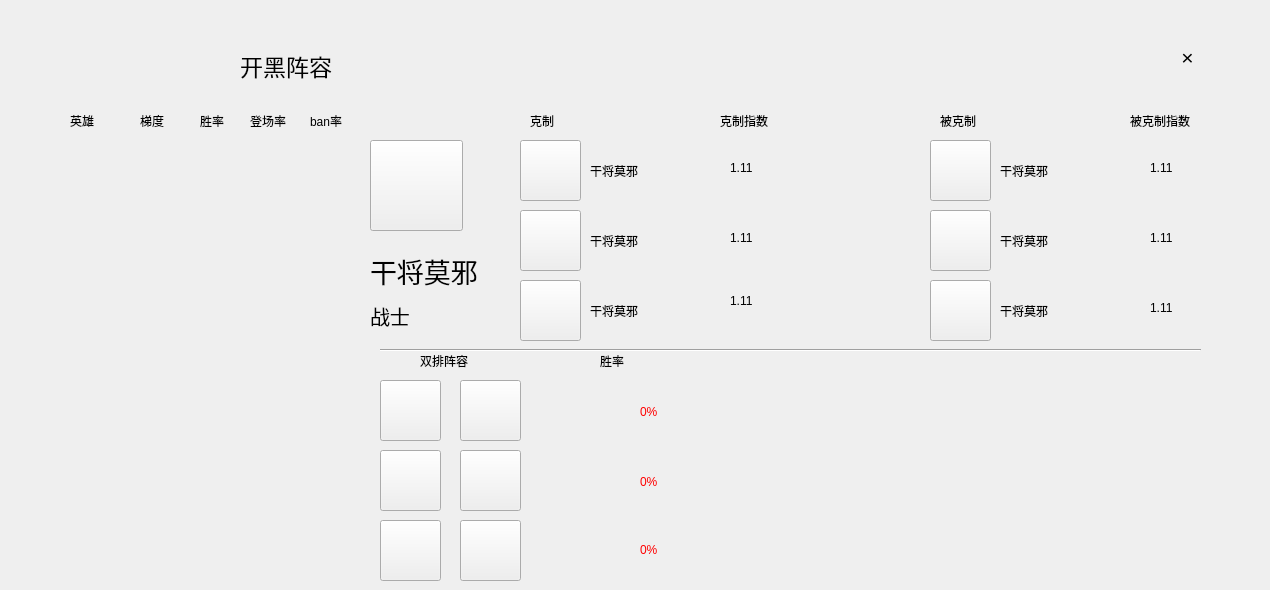
    <widget class="QWidget" name="page_7">
     <widget class="QPushButton" name="pushButton_525_return_3">
      <property name="geometry">
       <rect>
        <x>10</x>
        <y>40</y>
        <width>194</width>
        <height>59</height>
       </rect>
      </property>
      <property name="styleSheet">
       <string notr="true">QPushButton {
  min-width:194px;
  max-width:194px;
  min-height:59px;
  max-height:59px;
  border-width: 0px;
  border-style: outset;
  font-size: 28px;
  border-radius: 0px;
  color: black;
  background-color: transparent;
  border-color: red;
  box-shadow: 0px 0px 0px rgba(0, 0, 127, 255);
  background-image: url(D:/kCal/icon_pic/85923789d31e1c88f5cb6808dd1eb125_back.png);
  image: url(C:/Users/zhangyun/Desktop/icon_pic/85923789d31e1c88f5cb6808dd1eb125_back.png);
}</string>
      </property>
      <property name="text">
       <string/>
      </property>
     </widget>
     <widget class="QLabel" name="label_6">
      <property name="geometry">
       <rect>
        <x>240</x>
        <y>40</y>
        <width>221</width>
        <height>51</height>
       </rect>
      </property>
      <property name="font">
       <font>
        <pointsize>17</pointsize>
       </font>
      </property>
      <property name="text">
       <string>开黑阵容</string>
      </property>
     </widget>
     <widget class="QScrollArea" name="scrollArea_trank">
      <property name="geometry">
       <rect>
        <x>40</x>
        <y>140</y>
        <width>321</width>
        <height>441</height>
       </rect>
      </property>
      <property name="styleSheet">
       <string notr="true">border:0px;</string>
      </property>
      <property name="widgetResizable">
       <bool>true</bool>
      </property>
      <widget class="QWidget" name="scrollAreaWidgetContents_trank">
       <property name="geometry">
        <rect>
         <x>0</x>
         <y>0</y>
         <width>321</width>
         <height>441</height>
        </rect>
       </property>
      </widget>
     </widget>
     <widget class="QLabel" name="label_14">
      <property name="geometry">
       <rect>
        <x>530</x>
        <y>110</y>
        <width>41</width>
        <height>21</height>
       </rect>
      </property>
      <property name="text">
       <string>克制</string>
      </property>
     </widget>
     <widget class="QLabel" name="label_15">
      <property name="geometry">
       <rect>
        <x>940</x>
        <y>110</y>
        <width>91</width>
        <height>21</height>
       </rect>
      </property>
      <property name="text">
       <string>被克制</string>
      </property>
     </widget>
     <widget class="QLabel" name="label_16">
      <property name="geometry">
       <rect>
        <x>720</x>
        <y>110</y>
        <width>72</width>
        <height>21</height>
       </rect>
      </property>
      <property name="text">
       <string>克制指数</string>
      </property>
     </widget>
     <widget class="QLabel" name="label_17">
      <property name="geometry">
       <rect>
        <x>1130</x>
        <y>110</y>
        <width>131</width>
        <height>21</height>
       </rect>
      </property>
      <property name="text">
       <string>被克制指数</string>
      </property>
     </widget>
     <widget class="QPushButton" name="pushButton_kz1">
      <property name="geometry">
       <rect>
        <x>520</x>
        <y>140</y>
        <width>61</width>
        <height>61</height>
       </rect>
      </property>
      <property name="styleSheet">
       <string notr="true"/>
      </property>
      <property name="text">
       <string/>
      </property>
     </widget>
     <widget class="QPushButton" name="pushButton_kz2">
      <property name="geometry">
       <rect>
        <x>520</x>
        <y>210</y>
        <width>61</width>
        <height>61</height>
       </rect>
      </property>
      <property name="text">
       <string/>
      </property>
     </widget>
     <widget class="QPushButton" name="pushButton_kz3">
      <property name="geometry">
       <rect>
        <x>520</x>
        <y>280</y>
        <width>61</width>
        <height>61</height>
       </rect>
      </property>
      <property name="text">
       <string/>
      </property>
     </widget>
     <widget class="QLabel" name="label_kz12">
      <property name="geometry">
       <rect>
        <x>730</x>
        <y>160</y>
        <width>72</width>
        <height>15</height>
       </rect>
      </property>
      <property name="text">
       <string>1.11</string>
      </property>
     </widget>
     <widget class="QPushButton" name="pushButton_kz4">
      <property name="geometry">
       <rect>
        <x>930</x>
        <y>140</y>
        <width>61</width>
        <height>61</height>
       </rect>
      </property>
      <property name="text">
       <string/>
      </property>
     </widget>
     <widget class="QPushButton" name="pushButton_kz5">
      <property name="geometry">
       <rect>
        <x>930</x>
        <y>210</y>
        <width>61</width>
        <height>61</height>
       </rect>
      </property>
      <property name="text">
       <string/>
      </property>
     </widget>
     <widget class="QPushButton" name="pushButton_kz6">
      <property name="geometry">
       <rect>
        <x>930</x>
        <y>280</y>
        <width>61</width>
        <height>61</height>
       </rect>
      </property>
      <property name="text">
       <string/>
      </property>
     </widget>
     <widget class="QLabel" name="label_kz22">
      <property name="geometry">
       <rect>
        <x>730</x>
        <y>230</y>
        <width>72</width>
        <height>15</height>
       </rect>
      </property>
      <property name="text">
       <string>1.11</string>
      </property>
     </widget>
     <widget class="QLabel" name="label_kz32">
      <property name="geometry">
       <rect>
        <x>730</x>
        <y>290</y>
        <width>72</width>
        <height>21</height>
       </rect>
      </property>
      <property name="text">
       <string>1.11</string>
      </property>
     </widget>
     <widget class="QLabel" name="label_kz42">
      <property name="geometry">
       <rect>
        <x>1150</x>
        <y>160</y>
        <width>72</width>
        <height>15</height>
       </rect>
      </property>
      <property name="text">
       <string>1.11</string>
      </property>
     </widget>
     <widget class="QLabel" name="label_kz52">
      <property name="geometry">
       <rect>
        <x>1150</x>
        <y>230</y>
        <width>72</width>
        <height>15</height>
       </rect>
      </property>
      <property name="text">
       <string>1.11</string>
      </property>
     </widget>
     <widget class="QLabel" name="label_kz62">
      <property name="geometry">
       <rect>
        <x>1150</x>
        <y>300</y>
        <width>72</width>
        <height>15</height>
       </rect>
      </property>
      <property name="text">
       <string>1.11</string>
      </property>
     </widget>
     <widget class="QLabel" name="label_24">
      <property name="geometry">
       <rect>
        <x>420</x>
        <y>350</y>
        <width>81</width>
        <height>21</height>
       </rect>
      </property>
      <property name="text">
       <string>双排阵容</string>
      </property>
     </widget>
     <widget class="QPushButton" name="pushButton_df11">
      <property name="geometry">
       <rect>
        <x>380</x>
        <y>380</y>
        <width>61</width>
        <height>61</height>
       </rect>
      </property>
      <property name="text">
       <string/>
      </property>
     </widget>
     <widget class="QPushButton" name="pushButton_df13">
      <property name="geometry">
       <rect>
        <x>380</x>
        <y>450</y>
        <width>61</width>
        <height>61</height>
       </rect>
      </property>
      <property name="text">
       <string/>
      </property>
     </widget>
     <widget class="QPushButton" name="pushButton_df15">
      <property name="geometry">
       <rect>
        <x>380</x>
        <y>520</y>
        <width>61</width>
        <height>61</height>
       </rect>
      </property>
      <property name="text">
       <string/>
      </property>
     </widget>
     <widget class="QPushButton" name="pushButton_df12">
      <property name="geometry">
       <rect>
        <x>460</x>
        <y>380</y>
        <width>61</width>
        <height>61</height>
       </rect>
      </property>
      <property name="text">
       <string/>
      </property>
     </widget>
     <widget class="QPushButton" name="pushButton_df14">
      <property name="geometry">
       <rect>
        <x>460</x>
        <y>450</y>
        <width>61</width>
        <height>61</height>
       </rect>
      </property>
      <property name="text">
       <string/>
      </property>
     </widget>
     <widget class="QPushButton" name="pushButton_df16">
      <property name="geometry">
       <rect>
        <x>460</x>
        <y>520</y>
        <width>61</width>
        <height>61</height>
       </rect>
      </property>
      <property name="text">
       <string/>
      </property>
     </widget>
     <widget class="QLabel" name="label_25">
      <property name="geometry">
       <rect>
        <x>600</x>
        <y>350</y>
        <width>81</width>
        <height>21</height>
       </rect>
      </property>
      <property name="text">
       <string>胜率</string>
      </property>
     </widget>
     <widget class="QProgressBar" name="progressBar_winrate1">
      <property name="geometry">
       <rect>
        <x>640</x>
        <y>392</y>
        <width>481</width>
        <height>41</height>
       </rect>
      </property>
      <property name="styleSheet">
       <string notr="true">QProgressBar{
        border: none;
        color: red;
        text-align: left;
        background: rgb(255,255,255, 0);
}
QProgressBar::chunk {
        border: none;
        background: qlineargradient(spread:pad, x1:1, y1:0, x2:0, y2:0.0113636, stop:0 rgba(0, 190, 0, 255), stop:1 rgba(255, 255, 255, 255));
}</string>
      </property>
      <property name="maximum">
       <number>10000</number>
      </property>
      <property name="value">
       <number>0</number>
      </property>
     </widget>
     <widget class="QProgressBar" name="progressBar_winrate2">
      <property name="geometry">
       <rect>
        <x>640</x>
        <y>462</y>
        <width>481</width>
        <height>41</height>
       </rect>
      </property>
      <property name="styleSheet">
       <string notr="true">QProgressBar{
        border: none;
        color: red;
        text-align: left;
        background: rgb(255,255,255, 0);
}
QProgressBar::chunk {
        border: none;
        background: qlineargradient(spread:pad, x1:1, y1:0, x2:0, y2:0.0113636, stop:0 rgba(0, 190, 0, 255), stop:1 rgba(255, 255, 255, 255));
}</string>
      </property>
      <property name="maximum">
       <number>10000</number>
      </property>
      <property name="value">
       <number>0</number>
      </property>
     </widget>
     <widget class="QProgressBar" name="progressBar_winrate3">
      <property name="geometry">
       <rect>
        <x>640</x>
        <y>530</y>
        <width>481</width>
        <height>41</height>
       </rect>
      </property>
      <property name="styleSheet">
       <string notr="true">QProgressBar{
        border: none;
        color: red;
        text-align: left;
        background: rgb(255,255,255, 0);
}
QProgressBar::chunk {
        border: none;
        background: qlineargradient(spread:pad, x1:1, y1:0, x2:0, y2:0.0113636, stop:0 rgba(0, 190, 0, 255), stop:1 rgba(255, 255, 255, 255));
}</string>
      </property>
      <property name="maximum">
       <number>10000</number>
      </property>
      <property name="value">
       <number>0</number>
      </property>
     </widget>
     <widget class="Line" name="line">
      <property name="geometry">
       <rect>
        <x>380</x>
        <y>340</y>
        <width>821</width>
        <height>21</height>
       </rect>
      </property>
      <property name="orientation">
       <enum>Qt::Horizontal</enum>
      </property>
     </widget>
     <widget class="QLabel" name="label_26">
      <property name="geometry">
       <rect>
        <x>70</x>
        <y>110</y>
        <width>41</width>
        <height>21</height>
       </rect>
      </property>
      <property name="text">
       <string>英雄</string>
      </property>
     </widget>
     <widget class="QLabel" name="label_27">
      <property name="geometry">
       <rect>
        <x>140</x>
        <y>110</y>
        <width>41</width>
        <height>21</height>
       </rect>
      </property>
      <property name="text">
       <string>梯度</string>
      </property>
     </widget>
     <widget class="QLabel" name="label_28">
      <property name="geometry">
       <rect>
        <x>200</x>
        <y>110</y>
        <width>41</width>
        <height>21</height>
       </rect>
      </property>
      <property name="text">
       <string>胜率</string>
      </property>
     </widget>
     <widget class="QLabel" name="label_29">
      <property name="geometry">
       <rect>
        <x>250</x>
        <y>110</y>
        <width>51</width>
        <height>21</height>
       </rect>
      </property>
      <property name="text">
       <string>登场率</string>
      </property>
     </widget>
     <widget class="QLabel" name="label_30">
      <property name="geometry">
       <rect>
        <x>310</x>
        <y>110</y>
        <width>41</width>
        <height>21</height>
       </rect>
      </property>
      <property name="text">
       <string>ban率</string>
      </property>
     </widget>
     <widget class="QLabel" name="label_kz11">
      <property name="geometry">
       <rect>
        <x>590</x>
        <y>160</y>
        <width>111</width>
        <height>21</height>
       </rect>
      </property>
      <property name="text">
       <string>干将莫邪</string>
      </property>
     </widget>
     <widget class="QLabel" name="label_kz21">
      <property name="geometry">
       <rect>
        <x>590</x>
        <y>230</y>
        <width>111</width>
        <height>21</height>
       </rect>
      </property>
      <property name="text">
       <string>干将莫邪</string>
      </property>
     </widget>
     <widget class="QLabel" name="label_kz31">
      <property name="geometry">
       <rect>
        <x>590</x>
        <y>300</y>
        <width>111</width>
        <height>21</height>
       </rect>
      </property>
      <property name="text">
       <string>干将莫邪</string>
      </property>
     </widget>
     <widget class="QLabel" name="label_kz41">
      <property name="geometry">
       <rect>
        <x>1000</x>
        <y>160</y>
        <width>111</width>
        <height>21</height>
       </rect>
      </property>
      <property name="text">
       <string>干将莫邪</string>
      </property>
     </widget>
     <widget class="QLabel" name="label_kz51">
      <property name="geometry">
       <rect>
        <x>1000</x>
        <y>230</y>
        <width>111</width>
        <height>21</height>
       </rect>
      </property>
      <property name="text">
       <string>干将莫邪</string>
      </property>
     </widget>
     <widget class="QLabel" name="label_kz61">
      <property name="geometry">
       <rect>
        <x>1000</x>
        <y>300</y>
        <width>111</width>
        <height>21</height>
       </rect>
      </property>
      <property name="text">
       <string>干将莫邪</string>
      </property>
     </widget>
     <widget class="QPushButton" name="pushButton_quit_6">
      <property name="geometry">
       <rect>
        <x>1170</x>
        <y>40</y>
        <width>35</width>
        <height>35</height>
       </rect>
      </property>
      <property name="font">
       <font>
        <pointsize>-1</pointsize>
       </font>
      </property>
      <property name="styleSheet">
       <string notr="true">QPushButton {
  min-width:35px;
  max-width:35px;
  min-height:35px;
  max-height:35px;
  border-width: 0px;
  font-size: 21px;
  border-radius: 16px;
  background-color: transparent;
}</string>
      </property>
      <property name="text">
       <string>×</string>
      </property>
     </widget>
     <widget class="QPushButton" name="pushButton_kz">
      <property name="geometry">
       <rect>
        <x>370</x>
        <y>140</y>
        <width>93</width>
        <height>91</height>
       </rect>
      </property>
      <property name="text">
       <string/>
      </property>
     </widget>
     <widget class="QLabel" name="label_kzname">
      <property name="geometry">
       <rect>
        <x>370</x>
        <y>250</y>
        <width>141</width>
        <height>41</height>
       </rect>
      </property>
      <property name="font">
       <font>
        <pointsize>20</pointsize>
       </font>
      </property>
      <property name="text">
       <string>干将莫邪</string>
      </property>
     </widget>
     <widget class="QLabel" name="label_kztype">
      <property name="geometry">
       <rect>
        <x>370</x>
        <y>300</y>
        <width>72</width>
        <height>31</height>
       </rect>
      </property>
      <property name="font">
       <font>
        <pointsize>15</pointsize>
       </font>
      </property>
      <property name="text">
       <string>战士</string>
      </property>
     </widget>
     <widget class="QLabel" name="label_winrate1">
      <property name="geometry">
       <rect>
        <x>590</x>
        <y>400</y>
        <width>72</width>
        <height>21</height>
       </rect>
      </property>
      <property name="text">
       <string/>
      </property>
     </widget>
     <widget class="QLabel" name="label_winrate2">
      <property name="geometry">
       <rect>
        <x>590</x>
        <y>470</y>
        <width>72</width>
        <height>21</height>
       </rect>
      </property>
      <property name="text">
       <string/>
      </property>
     </widget>
     <widget class="QLabel" name="label_winrate3">
      <property name="geometry">
       <rect>
        <x>590</x>
        <y>540</y>
        <width>72</width>
        <height>21</height>
       </rect>
      </property>
      <property name="text">
       <string/>
      </property>
     </widget>
    </widget>
